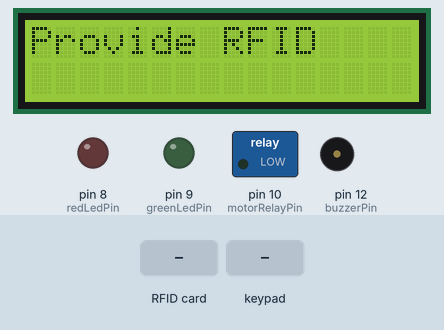
Recording of a program running on a simulated Arduino Mega 2560, built with avr-gcc and run on an emulated ATmega2560. On the bench: 16×2 character LCD, switched loads named in the program (green lamp = pin HIGH), output pins drawn as LEDs (lit = HIGH), buzzer (waves = sounding, pin HIGH). The inputs (shaded band) are chosen by the test bench. Pins used as bus, display or sensor lines are not drawn.

Above: at 2.2 s.
3.4 s: RFID card 80 B4 4E 12 held to the reader
At 6.6 s:
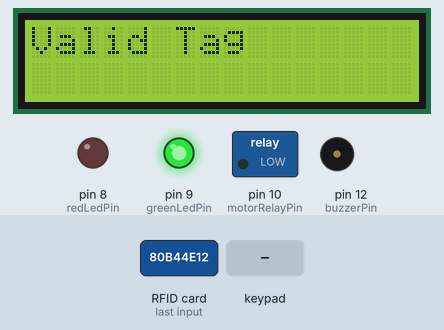
9.2 s: keypad keys 3 4 6 # pressed 1.5 s apart
At 10.4 s:
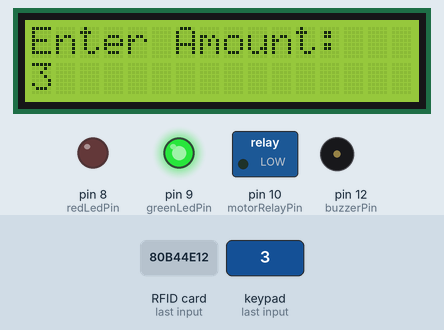
22.5 s: RFID card 5E 7A 19 C4 held to the reader
At 26.0 s:
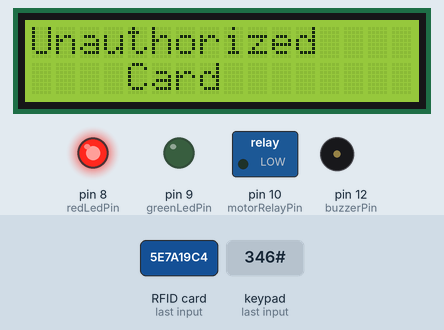
Timing chart, 0 to 32.4 s (numbered marks = the images above; inputs shaded):
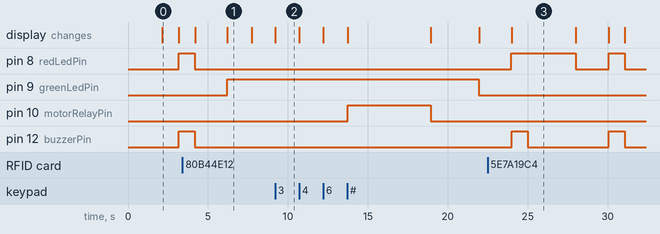

Measured:
- after the input at 3.4 s, pin 8 (redLedPin), pin 12 (buzzerPin): goes on until 4.2 s, then stays LOW; pin 9 (greenLedPin): LOW → HIGH after 2.8 s; the display: first differs from a run without the input after 2.8 s (image 1)
- after the input at 9.2 s, pin 9 (greenLedPin): HIGH → LOW after 12.7 s; pin 10 (motorRelayPin): LOW → HIGH after 4.5 s, → LOW 5.2 s later; the display: changes at once (image 2)
- after the input at 22.5 s, pin 12 (buzzerPin): LOW → HIGH after 7.6 s, → LOW 1.0 s later; the display: changes after 1.5 s (image 3)
- what the display in image 0 shows lasts 1.1 s, from 2.1 s to 3.2 s
- what the display in image 1 shows lasts 1.5 s, from 6.2 s to 7.7 s

The program:

main.cpp
```cpp
#include <SPI.h>
#include <MFRC522.h>
#include <Wire.h>
#include <LiquidCrystal_I2C.h>
#include <Keypad.h>

#define SS_PIN 53
#define RST_PIN 5

MFRC522 mfrc522(SS_PIN, RST_PIN);
LiquidCrystal_I2C lcd(0x27, 16, 2);

const byte ROWS = 4;
const byte COLS = 3;
char keys[ROWS][COLS] = {
  {'1', '2', '3'},
  {'4', '5', '6'},
  {'7', '8', '9'},
  {'*', '0', '#'}
};
byte rowPins[ROWS] = {0, 2, 7, 13};
byte colPins[COLS] = {3, 4, 6};
Keypad myKeypad = Keypad(makeKeymap(keys), rowPins, colPins, ROWS, COLS);

const int greenLedPin = 9;
const int redLedPin = 8;
const int buzzerPin = 12;
const int motorRelayPin = 10;

byte authorizedNUID[] = {0x80, 0xB4, 0x4E, 0x12};

bool readRFIDCard();
String readKeypad();
void resetSystem();
bool compareNUID(byte nuid[], byte authorizedNUID[]);
void dispensing_algorithm(float amount);

void setup() {
  Serial.begin(9600);
  SPI.begin();
  mfrc522.PCD_Init();
  lcd.init();
  lcd.backlight();

  pinMode(greenLedPin, OUTPUT);
  pinMode(redLedPin, OUTPUT);
  pinMode(buzzerPin, OUTPUT);
  pinMode(motorRelayPin, OUTPUT);

  lcd.print("RFID Petrol Pump");
  delay(2000);
  lcd.clear();
}

void loop() {
  resetSystem();
  if (readRFIDCard()) {
    if (compareNUID(mfrc522.uid.uidByte, authorizedNUID)) {
      digitalWrite(greenLedPin, HIGH);
      lcd.clear();
      lcd.setCursor(0, 0);
      lcd.print("Valid Tag");
      delay(1500);

      lcd.clear();
      lcd.setCursor(0, 0);
      lcd.print("Enter Amount: ");
      lcd.setCursor(0, 1);
      String amount = readKeypad();
      lcd.setCursor(0, 1);
      lcd.print("Amount: " + amount);

      lcd.clear();
      lcd.setCursor(0, 0);
      lcd.print("Dispensing Fuel");
      // change the dispensing algorithm
      dispensing_algorithm(amount.toFloat());

      lcd.clear();
      float balance = 1000.0 - amount.toFloat();
      lcd.setCursor(0, 0);
      lcd.print("Balance: $" + String(balance));
    } else {
      lcd.clear();
      lcd.setCursor(0, 0);
      digitalWrite(redLedPin, HIGH);
      lcd.print("Unauthorized ");
      lcd.setCursor(4,1);
      lcd.print("Card");
      digitalWrite(buzzerPin, HIGH);
      delay(1000);
      digitalWrite(buzzerPin, LOW);
    }

    delay(3000);
    resetSystem();
  } else {
    lcd.clear();
    digitalWrite(redLedPin, HIGH);
    lcd.clear();
    lcd.setCursor(0, 0);
    digitalWrite(buzzerPin, HIGH);
    delay(1000);
    digitalWrite(buzzerPin, LOW);
    resetSystem();
  }
}

bool readRFIDCard() {
  if (mfrc522.PICC_IsNewCardPresent() && mfrc522.PICC_ReadCardSerial()) {
    return true;
  }
  return false;
}

String readKeypad() {
  String input = "";
  while (true) {
    char key = myKeypad.getKey();
    if (key) {
      if (key == '#') {
        break;
      }
      input += key;
      lcd.print(key);
    }
  }
  return input;
}

void resetSystem() {
  digitalWrite(greenLedPin, LOW);
  digitalWrite(redLedPin, LOW);
  lcd.clear();
  lcd.print("Provide RFID");
  delay(1000);
}

bool compareNUID(byte nuid[], byte authorizedNUID[]) {
  for (int i = 0; i < 4; i++) {
    if (nuid[i] != authorizedNUID[i]) {
      return false;
    }
  }
  return true;
}

void dispensing_algorithm(float amount)
{
  int delay_time = amount * 15;
    digitalWrite(motorRelayPin, HIGH);
    delay(delay_time);
    digitalWrite(motorRelayPin, LOW);
}
```
